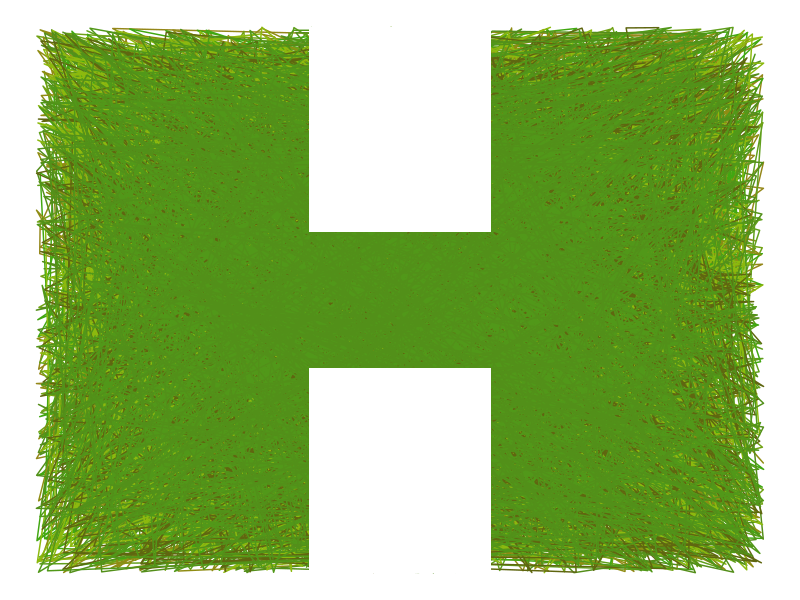

Here is the R script that generated this plot:
## ---- chunk 1

library(dplyr)
library(ggplot2)

start<-runif(3)
amount<-10000
margins=.4

grid<-data.frame(xin=runif(amount,-1,1),yin=runif(amount,-1,1),size=runif(amount,-1,1),group=round(runif(amount,1,10))) %>% 
  group_by(group) %>% 
  mutate(
    order=1:n(),
    r=rep(start[1]+runif(1,start[1]*-margins,start[1]*margins),n()),
    g=rep(start[2]+runif(1,start[2]*-margins,start[2]*margins),n()),
    b=rep(start[3]+runif(1,start[3]*-margins,start[3]*margins),n())
    ) %>% 
  ungroup() %>% 
  mutate(across(r:b,function(x){
    x[x<0]<-0
    x[x>1]<-1
    x
  })) %>% 
  mutate(color=rgb(r,g,b)) %>% 
  arrange(order)

plot<-ggplot(grid)+
  geom_rect(xmin=-1.2,xmax=1.2,ymax=1.2,ymin=-1.2,fill="white")+
  geom_path(aes(x=xin,y=yin,group=group,color=color))+
  theme_void()+
  guides(color='none')+
  scale_color_manual(values = unique(grid$color))+
  geom_rect(xmin=-.25,xmax=.25,ymax=1,ymin=.25,fill="white")+
  geom_rect(xmin=-.25,xmax=.25,ymax=-.25,ymin=-1,fill="white")

